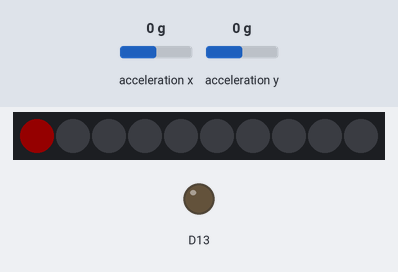
Bench run of a sketch on a simulated Adafruit Circuit Playground Express. Shown: 10 RGB LEDs in strip order, left to right, output pins drawn as LEDs (lit = HIGH). Inputs (shaded band) come from the test bench; at power-on: acceleration x 0 g, acceleration y 0 g. Dim RGB values are drawn brighter than linear; what the sketch prints to the serial monitor is not drawn.

Above: at 10.1 s.
At 11.1 s:
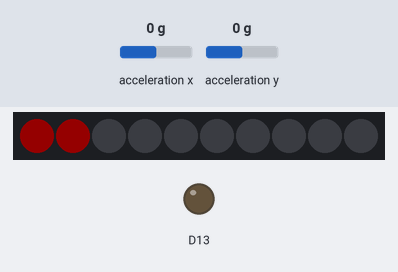
At 12.1 s:
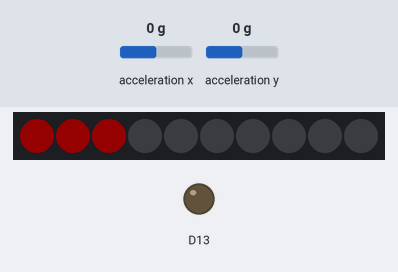
At 14.1 s:
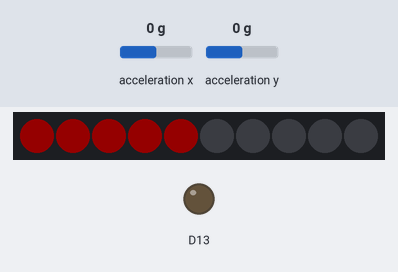
At 16.1 s:
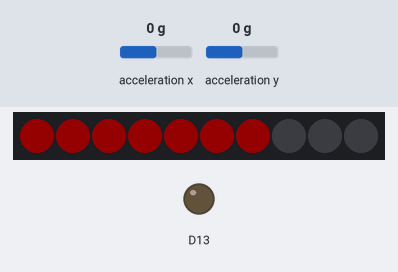
At 19.1 s:
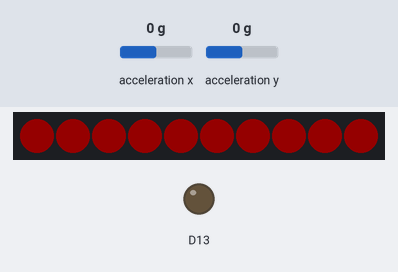

Measured:
- what the display in image 0 shows lasts 1.0 s, from 10.0 s to 11.0 s

The sketch:

playground_spool.ino
```cpp
#include <Adafruit_CircuitPlayground.h>

float X, Y, prevX, prevY, rotate = 0;
unsigned int wait_time = 20000; // from spool rotation speed, TODO
uint8_t playground_pixels = 10;
uint8_t pixeln = 0;

void setup() {
  Serial.begin(9600);
  CircuitPlayground.begin();
  delay(10000);
    for(int i=0; i<10; ++i) {
      CircuitPlayground.strip.setPixelColor(i, CircuitPlayground.colorWheel(255));
      CircuitPlayground.strip.show();
      delay(1000);
    }
    // Show all the pixels.

    CircuitPlayground.clearPixels();

  // delay animation to wait for print to start. Waits 3 minutes with a neopixel countdown.
}

void loop() {
  prevX = X;
  prevY = Y;
  X = CircuitPlayground.motionX();
  Y = CircuitPlayground.motionY();
  rotate = abs(prevX-X+prevY-Y);
  Serial.print("Rotate: ");
  Serial.println(rotate);
  delay(wait_time);
  bool slideSwitch = CircuitPlayground.slideSwitch();
  if (( rotate < 1 ) && (slideSwitch)) {
    for(int i=0; i<10; ++i) {
      CircuitPlayground.strip.setPixelColor(i, CircuitPlayground.colorWheel(255));
      CircuitPlayground.strip.show();
      delay(1000);
    }

  }

}
```
